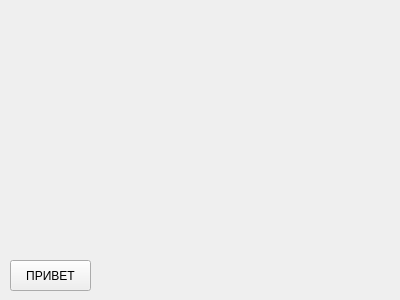
<?xml version="1.0" encoding="UTF-8"?>
<ui version="4.0">
 <class>Form</class>
 <widget class="QWidget" name="Form">
  <property name="geometry">
   <rect>
    <x>0</x>
    <y>0</y>
    <width>400</width>
    <height>300</height>
   </rect>
  </property>
  <property name="windowTitle">
   <string>Form</string>
  </property>
  <widget class="QPushButton" name="pushButton">
   <property name="geometry">
    <rect>
     <x>10</x>
     <y>260</y>
     <width>81</width>
     <height>31</height>
    </rect>
   </property>
   <property name="text">
    <string>ПРИВЕТ</string>
   </property>
  </widget>
 </widget>
 <resources/>
 <connections/>
</ui>
